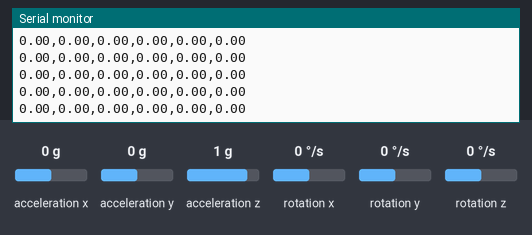
The sketch below on a simulated Arduino Nano 33 BLE. On the bench: the last lines printed to the serial monitor. Inputs (shaded band) come from the test bench; at power-on: acceleration x 0 g, acceleration y 0 g, acceleration z 1 g, rotation x 0 °/s, rotation y 0 °/s, rotation z 0 °/s.

Above: at 1.2 s.
1.3 s: acceleration x set to -1.4 g
At 2.4 s:
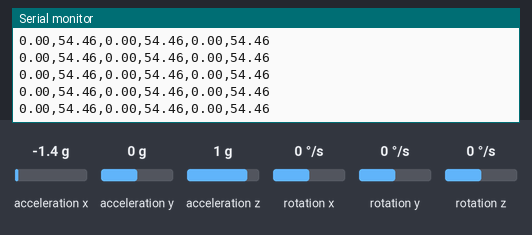
2.8 s: acceleration y set to -1.4 g
At 3.4 s:
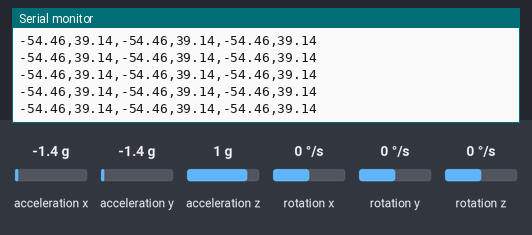
4.3 s: acceleration z set to -1.4 g
At 5.2 s:
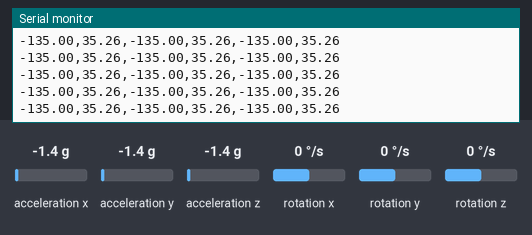
5.8 s: acceleration z set to 0.8 g
At 6.6 s:
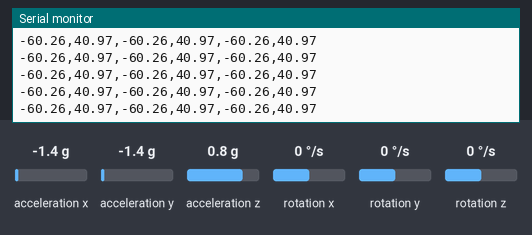
Timing chart, 0 to 7.2 s (numbered marks = the images above; inputs shaded):
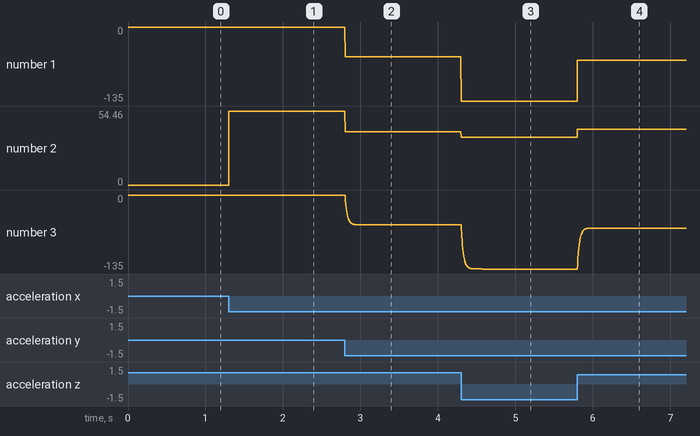

Measured:
- after the input at 1.3 s, the serial monitor: prints a new line at once (image 1)
- plotted number 2: 0 → 54.46 after the input at 1.3 s

The sketch:

ELEC_391_LAB1.ino
```cpp
#include "Arduino_BMI270_BMM150.h"

float gyro_weight = 0.9;
float accel_weight = 1.00 - gyro_weight;

float roll_angle = 0.0;
float pitch_angle = 0.0;

unsigned long previous_time = 0;


void setup() {
  // put your setup code here, to run once:
  Serial.begin(115200);
  while (!Serial);
  Serial.println("Started");

  if (!IMU.begin()) {
    Serial.println("Failed to initialize IMU!");
    while (1);
  }
  Serial.print("Gyroscope sample rate = ");
  Serial.print(IMU.gyroscopeSampleRate());
  Serial.println(" Hz");

  Serial.print("Accelerometer sample rate = ");
  Serial.print(IMU.accelerationSampleRate());
  Serial.println(" Hz");


  Serial.println();
  Serial.println("accel_roll_deg, accel_pitch_deg, gyro_roll_deg, gyro_pitch_deg, roll_deg, pitch_deg");

  previous_time = millis();
}


void loop() {

  float ax, ay, az;
  float gx, gy, gz;

  if (IMU.gyroscopeAvailable()&& IMU.accelerationAvailable()) {
    IMU.readGyroscope(gx, gy, gz);
    IMU.readAcceleration(ax, ay, az);
  }
    unsigned long current_time = millis();
    float dt = (current_time - previous_time) / 1000.0; // seconds
    previous_time = current_time;

    // Accelerometer angle estimate
    // Roll = rotation around X axis
    // Pitch = rotation around Y axis
    float accel_roll = atan2(ay, az) * 180.0 / PI;
    float accel_pitch = atan2(-ax, sqrt(ay * ay + az * az)) * 180.0 / PI;

    // Gyro integration
    float gyro_roll = roll_angle + gx * dt;
    float gyro_pitch = pitch_angle + gy * dt;

    // Complementary filter
    roll_angle = gyro_weight * gyro_roll + accel_weight * accel_roll;
    pitch_angle = gyro_weight * gyro_pitch + accel_weight * accel_pitch;

    // Print as CSV
    Serial.print(accel_roll);
    Serial.print(",");
    Serial.print(accel_pitch);
    Serial.print(",");
    Serial.print(gyro_roll);
    Serial.print(",");
    Serial.print(gyro_pitch);
    Serial.print(",");
    Serial.print(roll_angle);
    Serial.print(",");
    Serial.println(pitch_angle);
  }
```
